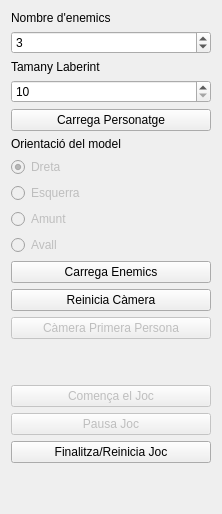
       <widget class="QWidget" name="tab">
        <attribute name="title">
         <string>Opcions de joc</string>
        </attribute>
        <layout class="QGridLayout" name="gridLayout_6">
         <item row="0" column="0">
          <widget class="QLabel" name="label">
           <property name="text">
            <string>Nombre d'enemics</string>
           </property>
          </widget>
         </item>
         <item row="1" column="0">
          <widget class="QSpinBox" name="enemics">
           <property name="maximum">
            <number>6</number>
           </property>
           <property name="value">
            <number>3</number>
           </property>
          </widget>
         </item>
         <item row="2" column="0">
          <widget class="QLabel" name="label_2">
           <property name="text">
            <string>Tamany Laberint</string>
           </property>
          </widget>
         </item>
         <item row="3" column="0">
          <widget class="QSpinBox" name="tamanylab">
           <property name="minimum">
            <number>10</number>
           </property>
           <property name="maximum">
            <number>50</number>
           </property>
          </widget>
         </item>
         <item row="4" column="0">
          <widget class="QPushButton" name="CarregaPersonatgeButton">
           <property name="sizePolicy">
            <sizepolicy hsizetype="Fixed" vsizetype="Fixed">
             <horstretch>0</horstretch>
             <verstretch>0</verstretch>
            </sizepolicy>
           </property>
           <property name="minimumSize">
            <size>
             <width>200</width>
             <height>17</height>
            </size>
           </property>
           <property name="text">
            <string>Carrega Personatge</string>
           </property>
          </widget>
         </item>
         <item row="5" column="0">
          <widget class="QLabel" name="label_3">
           <property name="text">
            <string>Orientació del model</string>
           </property>
          </widget>
         </item>
         <item row="6" column="0">
          <layout class="QVBoxLayout" name="verticalLayout_3">
           <item>
            <widget class="QRadioButton" name="dreta">
             <property name="enabled">
              <bool>false</bool>
             </property>
             <property name="text">
              <string>Dreta</string>
             </property>
             <property name="checked">
              <bool>true</bool>
             </property>
            </widget>
           </item>
           <item>
            <widget class="QRadioButton" name="esquerra">
             <property name="enabled">
              <bool>false</bool>
             </property>
             <property name="text">
              <string>Esquerra</string>
             </property>
            </widget>
           </item>
           <item>
            <widget class="QRadioButton" name="amunt">
             <property name="enabled">
              <bool>false</bool>
             </property>
             <property name="text">
              <string>Amunt</string>
             </property>
            </widget>
           </item>
           <item>
            <widget class="QRadioButton" name="avall">
             <property name="enabled">
              <bool>false</bool>
             </property>
             <property name="text">
              <string>Avall</string>
             </property>
            </widget>
           </item>
          </layout>
         </item>
         <item row="8" column="0">
          <widget class="QPushButton" name="ReiniciaCameraButton">
           <property name="text">
            <string>Reinicia Càmera</string>
           </property>
          </widget>
         </item>
         <item row="9" column="0">
          <widget class="QPushButton" name="primeraPersonaButton">
           <property name="enabled">
            <bool>false</bool>
           </property>
           <property name="text">
            <string>Càmera Primera Persona</string>
           </property>
          </widget>
         </item>
         <item row="10" column="0">
          <spacer name="verticalSpacer_2">
           <property name="orientation">
            <enum>Qt::Vertical</enum>
           </property>
           <property name="sizeHint" stdset="0">
            <size>
             <width>20</width>
             <height>40</height>
            </size>
           </property>
          </spacer>
         </item>
         <item row="11" column="0">
          <widget class="QPushButton" name="ComencaJocButton">
           <property name="enabled">
            <bool>false</bool>
           </property>
           <property name="text">
            <string>Comença el Joc</string>
           </property>
          </widget>
         </item>
         <item row="13" column="0">
          <widget class="QPushButton" name="AturaJocButton">
           <property name="enabled">
            <bool>true</bool>
           </property>
           <property name="text">
            <string>Finalitza/Reinicia Joc</string>
           </property>
          </widget>
         </item>
         <item row="14" column="0">
          <spacer name="verticalSpacer">
           <property name="orientation">
            <enum>Qt::Vertical</enum>
           </property>
           <property name="sizeHint" stdset="0">
            <size>
             <width>20</width>
             <height>40</height>
            </size>
           </property>
          </spacer>
         </item>
         <item row="12" column="0">
          <widget class="QPushButton" name="pauseButton">
           <property name="enabled">
            <bool>false</bool>
           </property>
           <property name="text">
            <string>Pausa Joc</string>
           </property>
          </widget>
         </item>
         <item row="7" column="0">
          <widget class="QPushButton" name="enemiesButton">
           <property name="text">
            <string>Carrega Enemics</string>
           </property>
          </widget>
         </item>
        </layout>
       </widget>
